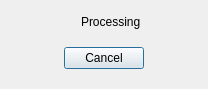
<?xml version="1.0" encoding="UTF-8"?>
<ui version="4.0">
 <class>Dialog</class>
 <widget class="QDialog" name="Dialog">
  <property name="geometry">
   <rect>
    <x>0</x>
    <y>0</y>
    <width>208</width>
    <height>89</height>
   </rect>
  </property>
  <property name="windowTitle">
   <string>Dialog</string>
  </property>
  <layout class="QGridLayout" name="gridLayout_2">
   <item row="0" column="0">
    <layout class="QHBoxLayout" name="horizontalLayout">
     <item>
      <spacer name="horizontalSpacer">
       <property name="orientation">
        <enum>Qt::Horizontal</enum>
       </property>
       <property name="sizeHint" stdset="0">
        <size>
         <width>40</width>
         <height>20</height>
        </size>
       </property>
      </spacer>
     </item>
     <item>
      <widget class="QLabel" name="label_Animated">
       <property name="sizePolicy">
        <sizepolicy hsizetype="Preferred" vsizetype="Preferred">
         <horstretch>0</horstretch>
         <verstretch>0</verstretch>
        </sizepolicy>
       </property>
       <property name="text">
        <string/>
       </property>
       <property name="scaledContents">
        <bool>false</bool>
       </property>
      </widget>
     </item>
     <item>
      <widget class="QLabel" name="label_StatusText">
       <property name="text">
        <string>Processing</string>
       </property>
      </widget>
     </item>
     <item>
      <spacer name="horizontalSpacer_2">
       <property name="orientation">
        <enum>Qt::Horizontal</enum>
       </property>
       <property name="sizeHint" stdset="0">
        <size>
         <width>40</width>
         <height>20</height>
        </size>
       </property>
      </spacer>
     </item>
    </layout>
   </item>
   <item row="1" column="0">
    <widget class="QWidget" name="widget_Cancel" native="true">
     <layout class="QGridLayout" name="gridLayout">
      <item row="0" column="0">
       <spacer name="horizontalSpacer_3">
        <property name="orientation">
         <enum>Qt::Horizontal</enum>
        </property>
        <property name="sizeHint" stdset="0">
         <size>
          <width>40</width>
          <height>20</height>
         </size>
        </property>
       </spacer>
      </item>
      <item row="0" column="1">
       <widget class="QPushButton" name="pushButton_Cancel">
        <property name="text">
         <string>Cancel</string>
        </property>
       </widget>
      </item>
      <item row="0" column="2">
       <spacer name="horizontalSpacer_4">
        <property name="orientation">
         <enum>Qt::Horizontal</enum>
        </property>
        <property name="sizeHint" stdset="0">
         <size>
          <width>40</width>
          <height>20</height>
         </size>
        </property>
       </spacer>
      </item>
     </layout>
    </widget>
   </item>
  </layout>
 </widget>
 <resources/>
 <connections/>
</ui>
